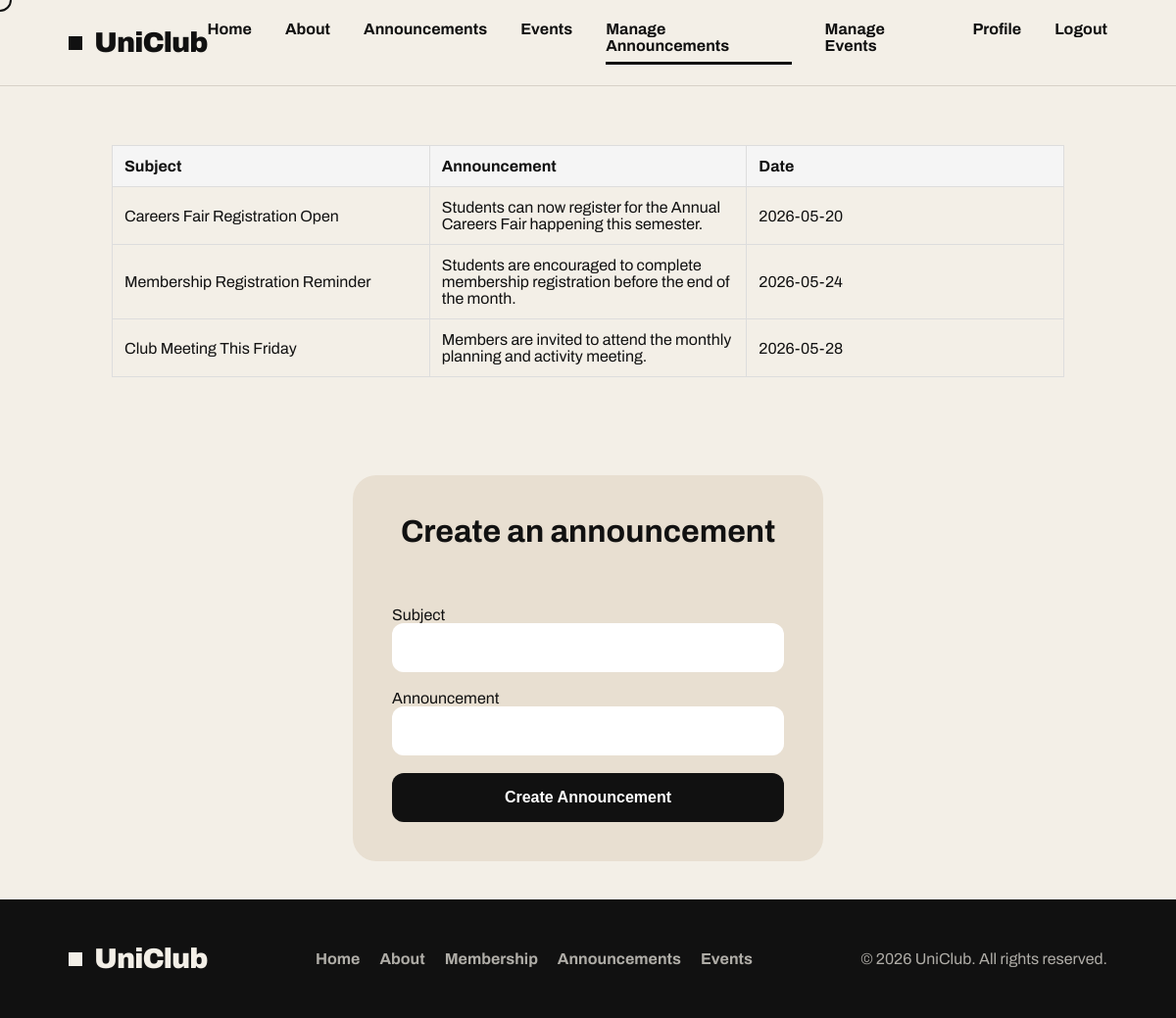
Screenshot of /phpfiles/admin_announcements.php (signed in) with the database file from the repository.
### tables this page shows
CREATE TABLE `announcements` (
  `announcement_id` int(6) NOT NULL,
  `announcement_subject` varchar(100) NOT NULL,
  `announcement_detail` varchar(500) NOT NULL,
  `announcement_date` date NOT NULL
);

### phpfiles/admin_announcements.php (the view, shortened to what this page needs)
<?php
require_once 'layout.php';
?>
<!DOCTYPE html>
<html lang="en">
<head>
  <link rel="stylesheet" href="../css/style.css">
</head>
<body>
<main>
<section class="announce-table">
<?php
require 'db.php';
$sql = "SELECT announcement_subject, announcement_detail, announcement_date
        FROM announcements
        WHERE MONTH(announcement_date) = MONTH(CURDATE())
        AND YEAR(announcement_date) = YEAR(CURDATE())
        ORDER BY announcement_date ASC";
$result = $conn->query($sql);
if ($result->num_rows > 0) {
    echo "<table class='announce-table'>";
    echo "<tr>
            <th>Subject</th>
            <th>Announcement</th>
            <th>Date</th>
          </tr>";
    while ($event = $result->fetch_assoc()) {
        echo "<tr>";
        echo "<td>" . htmlspecialchars($event['announcement_subject']) . "</td>";
        echo "<td>" . htmlspecialchars($event['announcement_detail']) . "</td>";
        echo "<td>" . $event['announcement_date'] . "</td>";
        echo "</tr>";
    }
    echo "</table>";
} else {
    echo "<p>No announcements found for this year.</p>";
}
?>
</section>
<section class="create_announcement">
<h3>Create an announcement</h3><br></br>
<form id="create_announcement" method="POST" action="">
<p>Subject</p>
<input type="text" name="announcement_subject" required>
<p>Announcement</p>
<input type="text" name="announcement_detail" required>
<button type="submit" name="create_announcement">Create Announcement</button>
</form>
</section>
</main>
</body>
</html>

### css/style.css (style rules this page uses)
* { margin:0; padding:0; box-sizing:border-box; }
main { display: flex; flex-direction: column; flex: 1; }
html { scroll-behavior:smooth; }
body { font-family:'Archivo', sans-serif; background:#f3efe7; color:#111; overflow-x:hidden; cursor:auto; padding-bottom: 120px; }
.announce-table { width: 90%; margin: 30px auto; border-collapse: collapse; background-color: #f3efe7; }
.announce-table th, .announce-table td { border: 1px solid #ddd; padding: 12px; text-align: left; }
.announce-table th { background-color: #f5f5f5; width: 30%; font-weight: bold; }
.create_announcement { display: flex; flex-direction: column; width:40%; margin:40px auto; padding:0 40px 100px; background:#e8dfd1; padding:40px; border-radius:24px; text-align:left; }
.create_announcement h3 { margin-bottom:25px; font-size:2rem; text-align:center; }
.create_announcement input { width:100%; padding:16px; margin-bottom:18px; border:none; border-radius:12px; font-size:1rem; text-align:center; }
.create_announcement button { width:100%; padding:16px; background:#111; color:#fff; border:none; border-radius:12px; font-size:1rem; font-weight:700; cursor:pointer; text-align:center; }

### rows the page displays
announcements: announcement_subject "Careers Fair Registration Open", announcement_detail "Students can now register for the Annual Careers Fair happening this semester.", announcement_date "2026-05-20"
announcements: announcement_subject "Membership Registration Reminder", announcement_detail "Students are encouraged to complete membership registration before the end of the month.", announcement_date "2026-05-24"
announcements: announcement_subject "Club Meeting This Friday", announcement_detail "Members are invited to attend the monthly planning and activity meeting.", announcement_date "2026-05-28"
